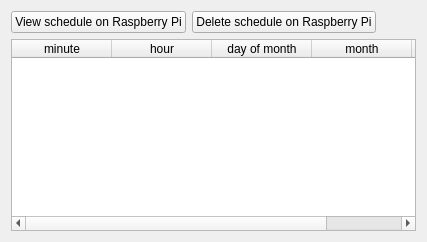
                     <widget class="QWidget" name="view_video_rec_schedule">
                      <attribute name="title">
                       <string>Existing video recording schedule</string>
                      </attribute>
                      <layout class="QVBoxLayout" name="verticalLayout_15">
                       <item>
                        <layout class="QVBoxLayout" name="verticalLayout_14">
                         <item>
                          <layout class="QHBoxLayout" name="horizontalLayout_21">
                           <item>
                            <widget class="QPushButton" name="view_video_recording_schedule_pb">
                             <property name="text">
                              <string>View schedule on Raspberry Pi</string>
                             </property>
                            </widget>
                           </item>
                           <item>
                            <widget class="QPushButton" name="delete_video_recording_schedule_pb">
                             <property name="text">
                              <string>Delete schedule on Raspberry Pi</string>
                             </property>
                            </widget>
                           </item>
                           <item>
                            <spacer name="horizontalSpacer_13">
                             <property name="orientation">
                              <enum>Qt::Horizontal</enum>
                             </property>
                             <property name="sizeHint" stdset="0">
                              <size>
                               <width>40</width>
                               <height>20</height>
                              </size>
                             </property>
                            </spacer>
                           </item>
                          </layout>
                         </item>
                         <item>
                          <widget class="QTableWidget" name="video_rec_schedule_table">
                           <property name="selectionMode">
                            <enum>QAbstractItemView::SingleSelection</enum>
                           </property>
                           <property name="selectionBehavior">
                            <enum>QAbstractItemView::SelectRows</enum>
                           </property>
                           <column>
                            <property name="text">
                             <string>minute</string>
                            </property>
                           </column>
                           <column>
                            <property name="text">
                             <string>hour</string>
                            </property>
                           </column>
                           <column>
                            <property name="text">
                             <string>day of month</string>
                            </property>
                           </column>
                           <column>
                            <property name="text">
                             <string>month</string>
                            </property>
                           </column>
                           <column>
                            <property name="text">
                             <string>day of week</string>
                            </property>
                           </column>
                          </widget>
                         </item>
                        </layout>
                       </item>
                      </layout>
                     </widget>
